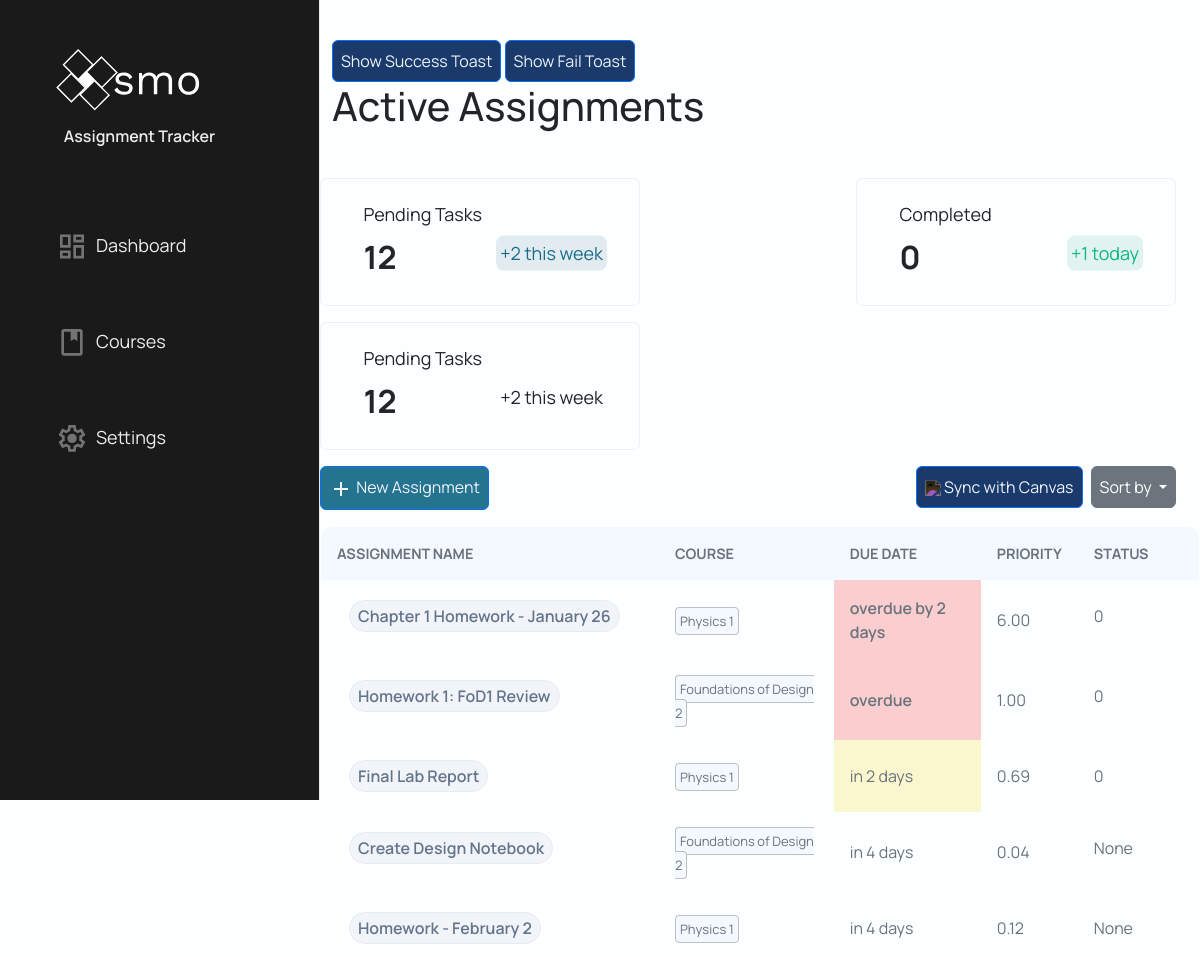
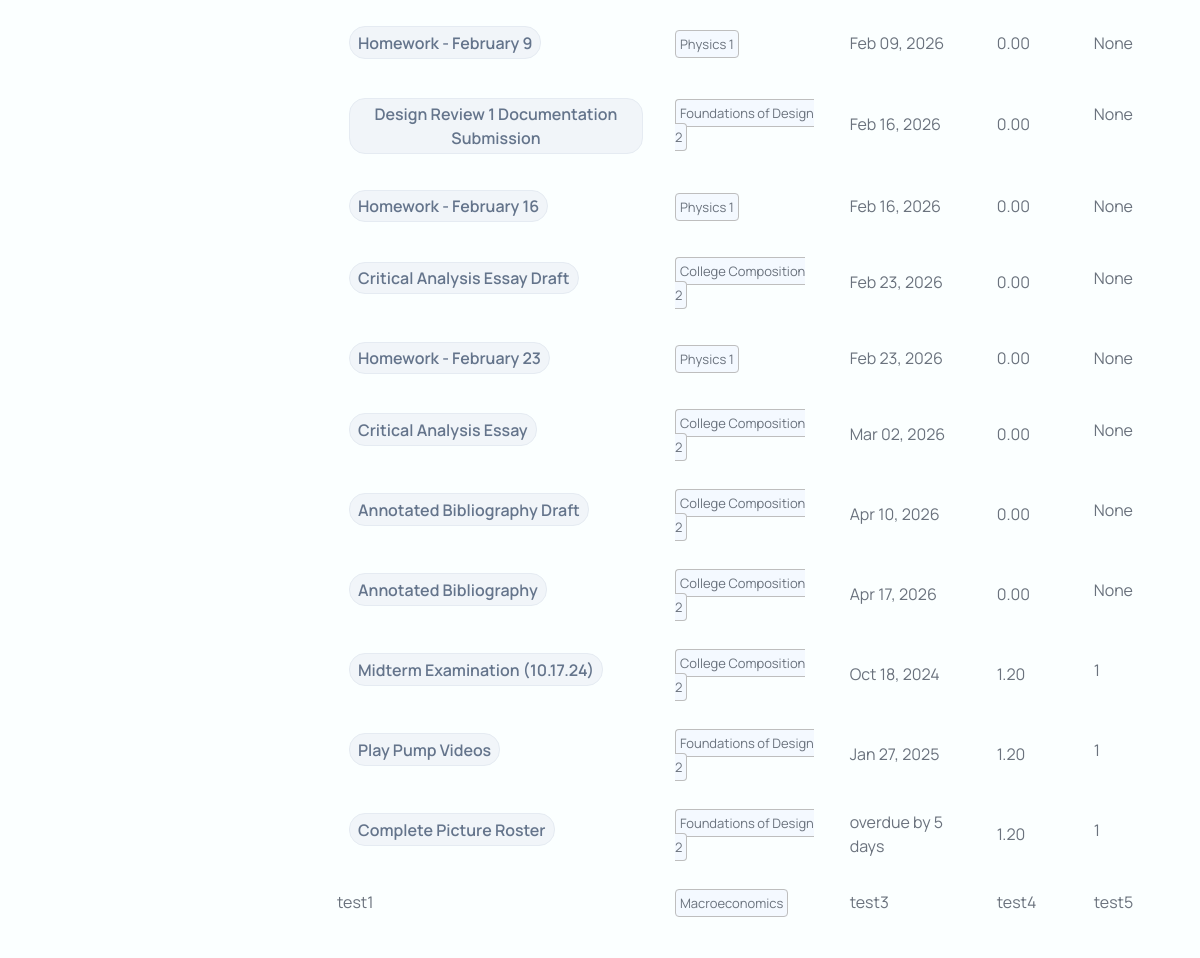
The app's page /dashboard/ (signed in), older data (2 pictures, top to bottom).
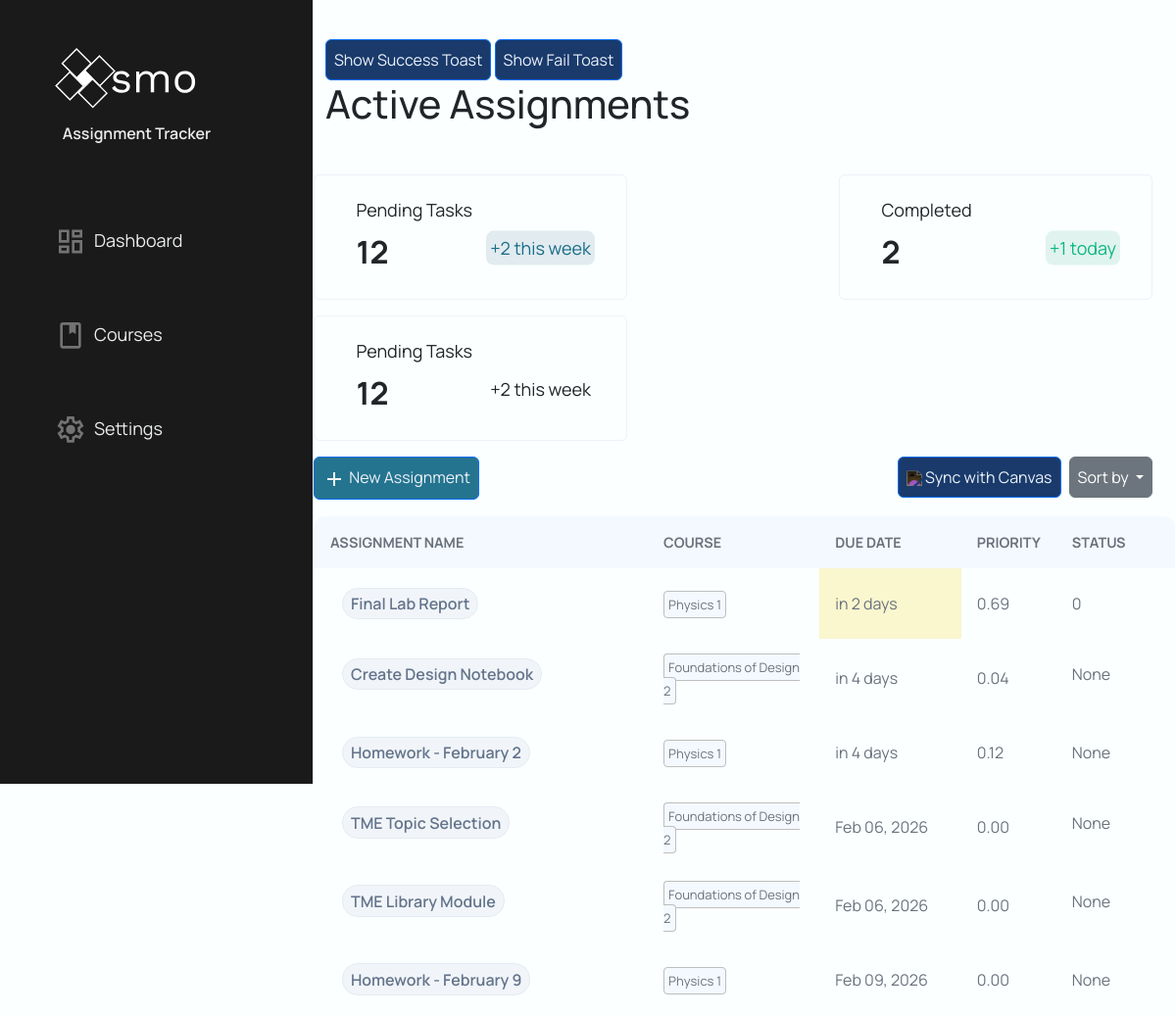
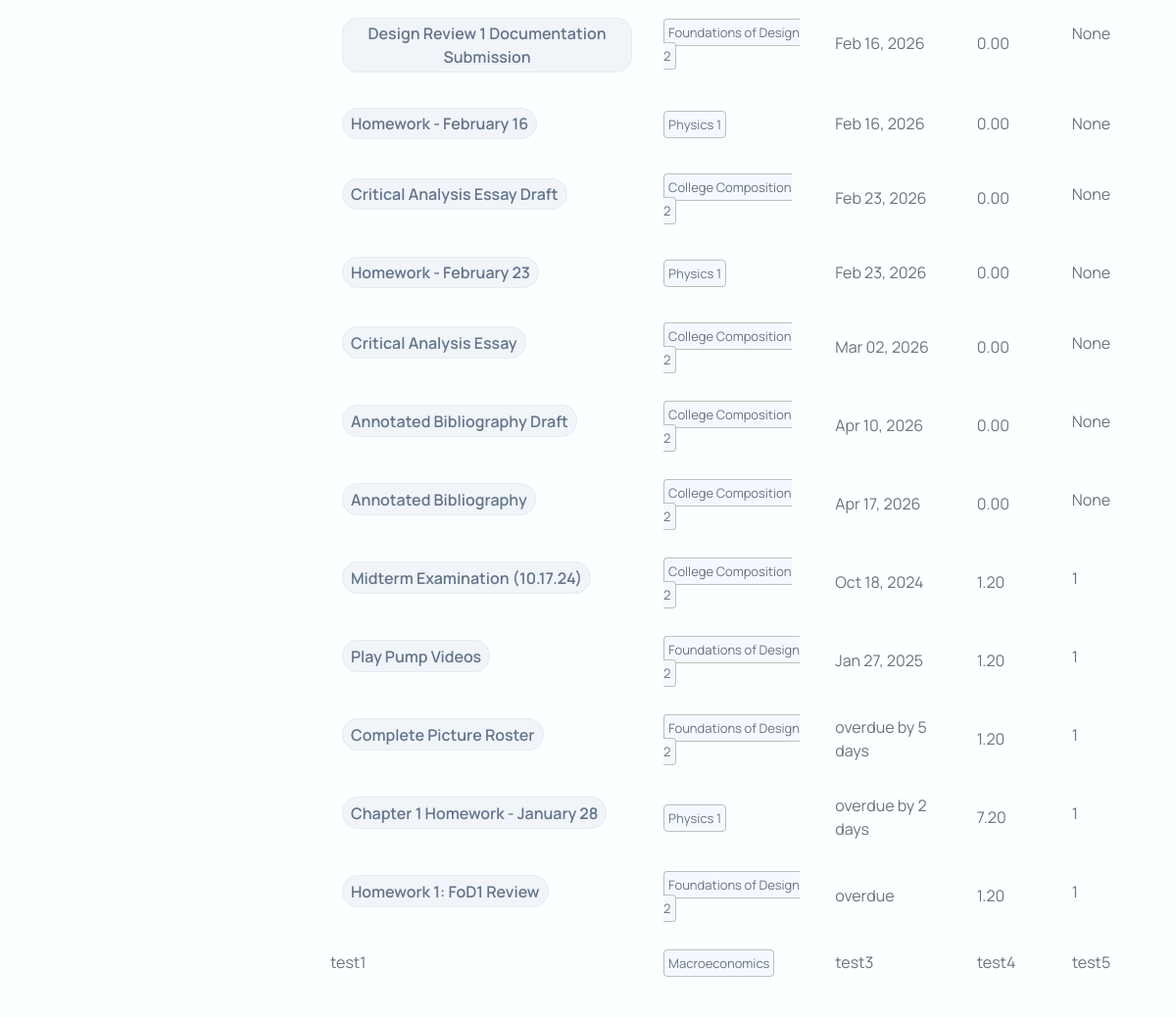
The same page, newer data (2 pictures, top to bottom).
### models/assignment.py (models this page shows, shortened)
class Assignment(db.Model):
    __tablename__ = "assignments"
    assignment_id = db.Column("assignment_id", db.Integer, primary_key=True, autoincrement=True)
    user_id = db.Column("user_id", db.Integer, db.ForeignKey("users.user_id"), nullable=False)
    course_id = db.Column("course_id", db.Integer, db.ForeignKey("courses.course_id"), nullable=False)
    course = db.relationship("Course", back_populates="assignments", foreign_keys="Assignment.course_id")
    title = db.Column("title", db.Text, nullable=False)
    description = db.Column("description", db.Text, nullable=True)
    due = db.Column("due", db.Text, nullable=False)        # ISO-8601 text datetime recommended
    status = db.Column("status", db.Integer, nullable=True)  # 0/1 or enum-like int
    created = db.Column("created", db.Text, nullable=True)
    updated = db.Column("updated", db.Text, nullable=True)
    points_possible = db.Column("points_possible", db.Integer, nullable=True)
    score = db.Column("score", db.Float, nullable=True)  # Actual score achieved
    canvas_assignment_id = db.Column("canvas_assignment_id", db.Integer, nullable=True)
    workflow_state = db.Column("workflow_state", db.Text, nullable=True)
    unlock_at = db.Column("unlock_at", db.Text, nullable=True)
    html_url = db.Column("html_url", db.Text, nullable=True)
    submission_type = db.Column("submission_type", db.Text, nullable=True)
    canvas_base_url = db.Column("canvas_base_url", db.Text, nullable=True)
    last_canvas_sync = db.Column("last_canvas_sync", db.Text, nullable=True)
    effort = db.Column("effort", db.Integer, nullable=True, default=1) # 1=Low, 2=Med, 3=High
    event_id = db.Column("event_id", db.Text, nullable=True)

### models/courses.py (models this page shows, shortened)
class Course(db.Model):
    __tablename__ = "courses"
    assignments = db.relationship("Assignment",
                                  back_populates="course",
                                  foreign_keys="Assignment.course_id",
                                  primaryjoin = "Course.course_id == Assignment.course_id"
                                  )
    course_id = db.Column(
        "course_id",
        db.Integer,
        primary_key=True,
        autoincrement=True
    )
    user_id = db.Column(
        "user_id",
        db.Integer,
        db.ForeignKey("users.user_id"),
        nullable=False
    )
    course_name = db.Column(
        "course_name",
        db.Text,
        nullable=False
    )
    course_code = db.Column(
        "course_code",
        db.Text,
        nullable=False
    )
    canvas_course_id = db.Column(
        "canvas_course_id",
        db.Integer,
        nullable=True
    )
    workflow_state = db.Column(
        "workflow_state",
        db.Text,
        nullable=True
    )
    time_zone = db.Column(
        "time_zone",
        db.Text,
        nullable=True
    )
    end_at = db.Column(
        "end_at",
        db.Text,
        nullable=False
    )
    last_sync = db.Column(
        "last_sync",
        db.Text,
        nullable=True
    )
    canvas_base_url = db.Column(
        "canvas_base_url",
        db.Text,
        nullable=True
    )
    weight = db.Column(
        "weight",
        db.Float,
        default=1.0,
        nullable=False
    )

### Website/MainPage/mainPage.py (the view)
@mainPage_bp.route("/dashboard/", methods=["POST", "GET"])
@login_required
def dashboard():
    user_id = current_user.user_id
    assignmentRepo = AssignmentRepo()
    courseRepo = CourseRepo()
    userRepo = UserRepo()
    deleteForm = DeleteAssignment()
    assignmentForm = AssignmentCreateForm().updateCourseSelect(courseRepo.getAllCoursesById(user_id))
    editAssignmentForm = EditAssignmentForm()
    checkForm = CheckForm()
    sort_key = (request.args.get("sort"))
    if sort_key is None:
        sort_key = "due"
    else:
        sort_key = sort_key.strip().lower()
    SORT_MAP = {
    "course"      : assignmentRepo.get_SortedByName_Assignment,
    "due"       : assignmentRepo.get_SortedByDue_Assignment,
    "points"    : assignmentRepo.get_SortedByPoints_Assignment,
    "priority"  : assignmentRepo.getAllAssignmentById # Sort manually after calculation
    }
    assignments = SORT_MAP.get(sort_key, assignmentRepo.getAllAssignmentById)(user_id)
    scoring_service = ScoringService(user_id)
    for assignment in assignments:
        assignment.priority_score = scoring_service.calculate_score(assignment, assignment.course)
        assignment.due_display, assignment.due_hour = format_due_display(assignment.due)
    if sort_key == "priority":
        assignments.sort(key=lambda x: x.priority_score, reverse=True)
    if deleteForm.validate_on_submit:
        print(f"Assignment ID: {deleteForm.assignment_id.data}")
    completed = userRepo.getComplete(user_id)
    return render_template("dashboard.html",
                           completed=completed,
                           assignments=assignments,
                           deleteForm=deleteForm,
                           assignmentForm=assignmentForm,
                           editForm=editAssignmentForm,
                           checkForm=checkForm)

### Website/MainPage/templates/dashboard.html (shortened to what this page needs)
{% extends "base.html" %}
{% block content %}
{% block head %}
    <link rel="stylesheet" type="text/css" href="{{ url_for('static', filename='dashboard.css') }}">
    <link rel="stylesheet" type="text/css" href="{{ url_for('static', filename='modal.css') }}">
    <link rel="stylesheet" type="text/css" href="{{ url_for('static', filename='button.css') }}">
    <link rel="stylesheet" type="text/css" href="{{ url_for('static', filename='toast.css') }}">
{%  endblock %}
    <div class="container h-100 w-100">
        <button class="btn btn-primary" onclick="createToast('Test', 'toast-success')">
        Show Success Toast
        </button>
        <button class="btn btn-primary" onclick="createToast('Test', 'toast-fail')">
        Show Fail Toast
        </button>
        <div class="toast-container position-fixed top-0 end-0 p-3">
        </div>
        <div class="col w-100">
            <div class="row">
                <h1>Active Assignments</h1>
            </div>
            <div class="row card-div">
                <div class="card">
                    <p class="card-header1">Pending Tasks</p>
                    <p class="card-number">12</p>
                    <div class="tally">
                        <p class="card-tally-pending">+2 this week</p>
                    </div>
                </div>
                <div class="card">
                    <p class="card-header1">Completed</p>
                    <p class="card-number">{{completed}}</p>
                    <div class="tally">
                        <p class="card-tally-completed">+1 today</p>
                    </div>
                </div>
                <div class="card">
                    <p class="card-header1">Pending Tasks</p>
                    <p class="card-number">12</p>
                    <div class="tally">
                        <p class="card-tally-due">+2 this week</p>
                    </div>
                </div>
            </div>
            <div class="row button-div mt-3 mb-3 w-100">
                <div class="w-auto p-0">
                    <button type="button" class="btn btn-primary btn-create" onclick=showCreateModal()>
                        <img class="create-img" src="{{ url_for('static', filename='/images/navbar/add.svg') }}">
                        New Assignment
                    </button>
                </div>
                <div class="w-auto p-0 ms-auto">
                    <button type="button" class="btn btn-primary" id="sync" onclick=sync()>
                        <img class="btn-icon" src="{{ url_for('static', filename='images/icons/sync1.svg') }}">
                        Sync with Canvas
                    </button>
                </div>
                <div class="w-auto p-0 dropdown">
                    <button class="btn btn-secondary dropdown-toggle" type="button" data-bs-toggle="dropdown" aria-expanded="false">
                        Sort by
                    </button>
                </div>
            </div>
            <div class="row table-div">
                <table class="assignment-table">
                    <tr>
                        <th>Assignment Name</th>
                        <th>Course</th>
                        <th>Due Date</th>
                        <th>Priority</th>
                        <th>Status</th>
                    </tr>
                    {% for assignment in assignments %}
                        <tr class="table-row">
                            <td class="title d-flex align-items-center">
                                <form method="POST" action="/dashboard/assignments/{{ assignment.assignment_id }}/complete" class="d-flex align-items-center m-0 p-0 complete-form">
                                </form>
                                <button
                                    class="btn-name"
                                    onclick=showEditModal(this)
                                    data-assignment-id="{{assignment.assignment_id}}"
                                    data-canvas-id="{{assignment.canvas_assignment_id}}"
                                    data-assignment-name="{{assignment.title}}"
                                    data-assignment-desc="{{assignment.description}}"
                                    data-effort="{{assignment.effort}}">
                                    {{assignment.title}}
                                </button>
                            </td>
                            <td><a class="course-name">{{assignment.course.course_name}}</a></td>
                                {% if assignment.due_hour is none %}
                                    <td>{{assignment.due_display}}</td>
                                {% elif assignment.due_hour == "overdue" and assignment.status != 1 %}
                                    <td class="due-24">{{assignment.due_display}}</td>
                                {% elif assignment.due_hour is string %}
                                    <td>{{assignment.due_display}}</td>
                                {% elif assignment.due_hour < 24 %}
                                    <td class="due-24">{{assignment.due_display}}</td>
                                {% elif assignment.due_hour < 72 %}
                                    <td class="due-72">{{assignment.due_display}}</td>
                                {% else %}
                                    <td>{{assignment.due_display}}</td>
                                {% endif %}
                            <td class="priority">{{"%.2f"|format(assignment.priority_score)}}</td>
                            <td class="status d-flex align-items-center">
                                {{assignment.status}}
                            </td>
                        </tr>
                    </div>
                    {% endfor %}
                    <tr>
                        <td>test1</td>
                        <td><a class="course-name">Macroeconomics</a></td>
                        <td>test3</td>
                        <td>test4</td>
                        <td>test5</td>
                    </tr>
{% endblock %}

### templates/base.html (shortened to what this page needs)
<!doctype html>
<html lang="en">
<head>
    <link href="https://cdn.jsdelivr.net/npm/bootstrap@5.3.8/dist/css/bootstrap.min.css" rel="stylesheet">
    <link rel="stylesheet" type="text/css" href="{{ url_for('static', filename='base.css') }}">
    <link rel="stylesheet" href="https://cdn.jsdelivr.net">
    {% block head %}{% endblock %}
</head>
<body>
    <div class="wrapper">
        <div class="sidebar-div">
            <ul class="sidebar">
                <div class="item">
                    <li>
                        <a>
                            <img class="nav-logo" src="{{ url_for('static', filename='/images/login/OsmoLogo.svg') }}">
                            <p class="text1 brand">Assignment Tracker</p>
                        </a>
                    </li>
                </div>
                <div class="item">
                    <li class="sidebar-item sidebar-brand">
                        <a class="sidebar-link">
                            <img class="nav-img" src="{{ url_for('static', filename='/images/navbar/dashboard1.svg') }}">
                            <span class="text1">Dashboard</span>
                        </a>
                    </li>
                </div>
                <div class="item">
                    <li class="sidebar-item">
                        <a href="#" class="sidebar-link">
                            <img class="nav-img" src="{{ url_for('static', filename='/images/navbar/courses1.svg') }}">
                            <span class="text1">Courses</span>
                        </a>
                </div>
                <div class="item">
                    <li class="sidebar-item">
                        <a href="{{ url_for('mainPage.userInfo') }}" class="sidebar-link">
                            <img class="nav-img" src="{{ url_for('static', filename='/images/navbar/settings.svg') }}">
                            <span class="text1">Settings</span>
                        </a>
                    </li>
                </div>
            </ul>
        </div>
        <div class="main w-100 d-flex flex-row">
            {%block content%}
            {%endblock%}
</body>

Row changes from the older to the newer data that the page shows:
added Assignment: title "TME Topic Selection", course.course_name "Foundations of Design 2", due_display "Feb 06, 2026", priority_score "0.00", status "None"
added Assignment: title "TME Library Module", course.course_name "Foundations of Design 2", due_display "Feb 06, 2026", priority_score "0.00", status "None"
changed Assignment: title "Chapter 1 Homework - January 26" → "Chapter 1 Homework - January 28"; priority_score "6.00" → "7.20"; status "0" → "1"; moves down the list
changed Assignment "Homework 1: FoD1 Review": priority_score "1.00" → "1.20"; status "0" → "1"; moves down the list
Text that changed along with them:
{{ completed }}: "0" → "2"
